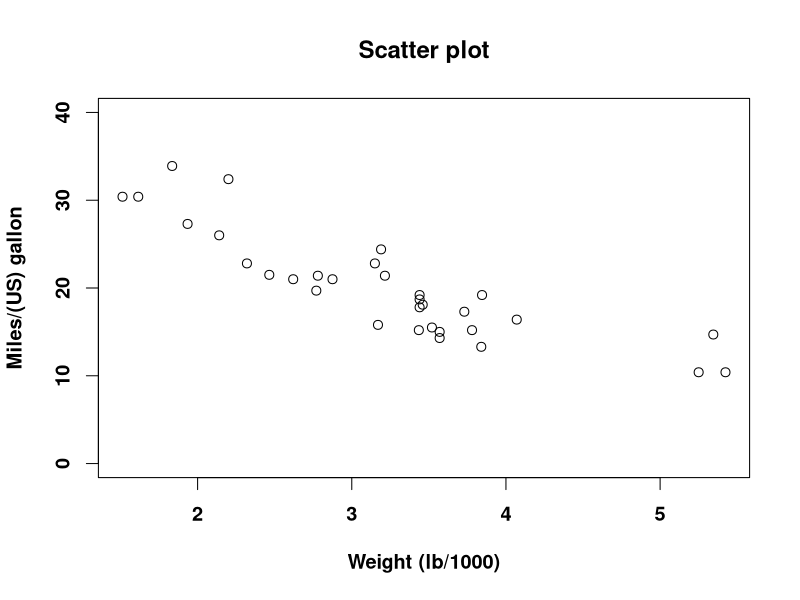
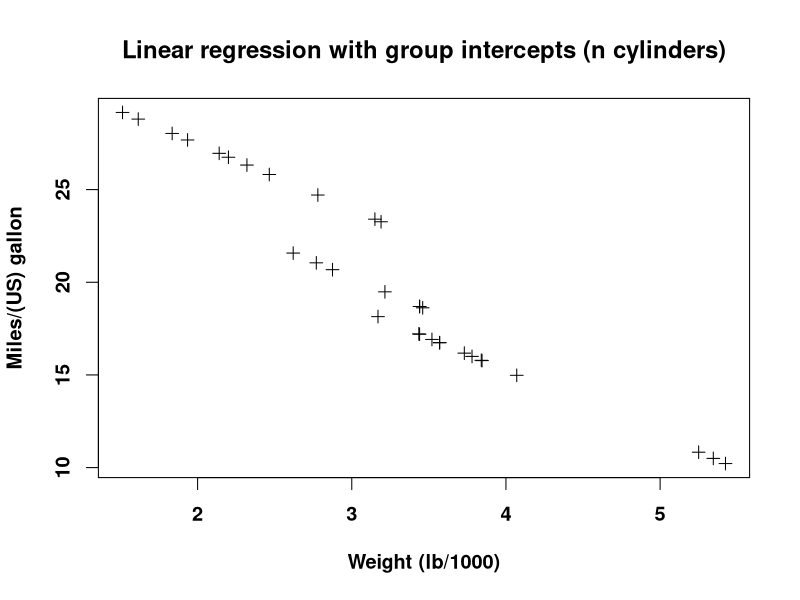
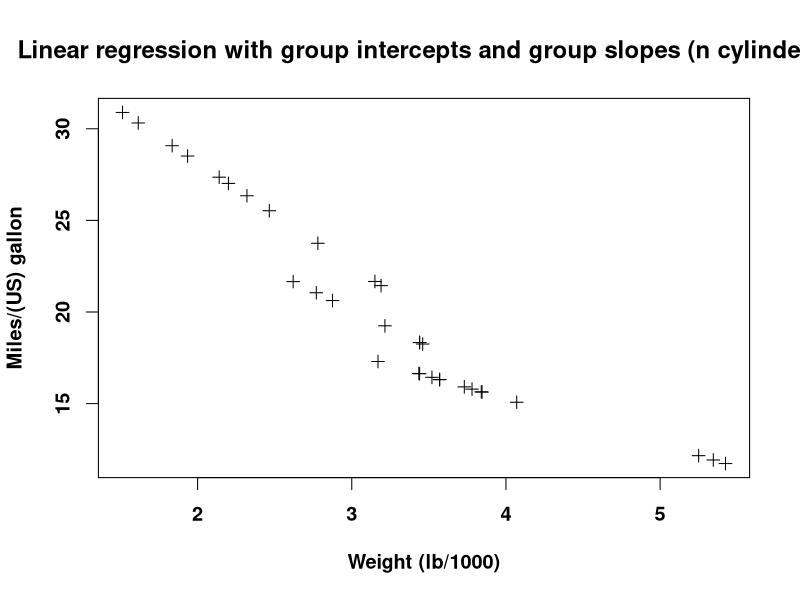

Write the R code that produced these figures, in order.
## ---- chunk 1
knitr::opts_chunk$set(echo = TRUE)
## ---- chunk 2
par(font.lab=2, font.axis=2, cex=1.2)
plot(mpg ~ wt, data=mtcars, xlab='Weight (lb/1000)', ylab='Miles/(US) gallon',
     main='Scatter plot', ylim=c(0, 40))
## ---- chunk 3
lm(mpg ~ 1, data=mtcars)
## ---- chunk 4
logit <-     function(x) log(x / (1 - x))
inv.logit <- function(x) exp(x) / (1 + exp(x))
## ---- chunk 5
library(lme4)
mixed.model <- lmer(mpg ~ wt + (1 | cyl), data=mtcars)
## ---- chunk 6
par(font.lab=2, font.axis=2, cex=1.2)
plot(mtcars$wt, fitted.values(mixed.model),
     main='Linear regression with group intercepts (n cylinders)',
    xlab='Weight (lb/1000)', ylab='Miles/(US) gallon',
    pch=3)
## ---- chunk 7
mixed.model <- lmer(mpg ~ wt + (wt | cyl), data=mtcars)
plot(mtcars$wt, fitted.values(mixed.model),
     main='Linear regression with group intercepts and group slopes (n cylinders)',
    xlab='Weight (lb/1000)', ylab='Miles/(US) gallon',
    pch=3)
